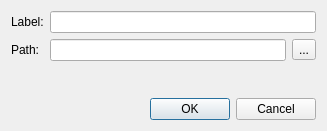
<?xml version="1.0" encoding="UTF-8"?>
<ui version="4.0">
 <class>Dialog</class>
 <widget class="QDialog" name="Dialog">
  <property name="geometry">
   <rect>
    <x>0</x>
    <y>0</y>
    <width>327</width>
    <height>131</height>
   </rect>
  </property>
  <property name="windowTitle">
   <string>Add source</string>
  </property>
  <layout class="QVBoxLayout" name="verticalLayout">
   <item>
    <layout class="QFormLayout" name="formLayout">
     <property name="fieldGrowthPolicy">
      <enum>QFormLayout::ExpandingFieldsGrow</enum>
     </property>
     <item row="0" column="0">
      <widget class="QLabel" name="label">
       <property name="text">
        <string>Label:</string>
       </property>
      </widget>
     </item>
     <item row="0" column="1">
      <widget class="QLineEdit" name="edit_label">
       <property name="sizePolicy">
        <sizepolicy hsizetype="Expanding" vsizetype="Fixed">
         <horstretch>0</horstretch>
         <verstretch>0</verstretch>
        </sizepolicy>
       </property>
       <property name="toolTip">
        <string>Give a meaningfull name to this source so that you can recognize it.</string>
       </property>
      </widget>
     </item>
     <item row="1" column="0">
      <widget class="QLabel" name="label_2">
       <property name="text">
        <string>Path:</string>
       </property>
      </widget>
     </item>
     <item row="1" column="1">
      <layout class="QHBoxLayout" name="horizontalLayout">
       <property name="leftMargin">
        <number>0</number>
       </property>
       <item>
        <widget class="PathLineEdit" name="edit_url">
         <property name="toolTip">
          <string>&lt;html&gt;&lt;head/&gt;&lt;body&gt;&lt;p&gt;URL of the template repository. &lt;/p&gt;&lt;p&gt;&lt;br/&gt;&lt;/p&gt;&lt;p&gt;Boss supports both local and remote (git) template repositories.&lt;/p&gt;&lt;/body&gt;&lt;/html&gt;</string>
         </property>
        </widget>
       </item>
       <item>
        <widget class="QToolButton" name="toolButton">
         <property name="text">
          <string>...</string>
         </property>
        </widget>
       </item>
      </layout>
     </item>
    </layout>
   </item>
   <item>
    <widget class="QDialogButtonBox" name="buttonBox">
     <property name="orientation">
      <enum>Qt::Horizontal</enum>
     </property>
     <property name="standardButtons">
      <set>QDialogButtonBox::Cancel|QDialogButtonBox::Ok</set>
     </property>
    </widget>
   </item>
  </layout>
 </widget>
 <customwidgets>
  <customwidget>
   <class>PathLineEdit</class>
   <extends>QLineEdit</extends>
   <header>hackedit.api.widgets</header>
  </customwidget>
 </customwidgets>
 <resources/>
 <connections>
  <connection>
   <sender>buttonBox</sender>
   <signal>accepted()</signal>
   <receiver>Dialog</receiver>
   <slot>accept()</slot>
   <hints>
    <hint type="sourcelabel">
     <x>248</x>
     <y>254</y>
    </hint>
    <hint type="destinationlabel">
     <x>157</x>
     <y>274</y>
    </hint>
   </hints>
  </connection>
  <connection>
   <sender>buttonBox</sender>
   <signal>rejected()</signal>
   <receiver>Dialog</receiver>
   <slot>reject()</slot>
   <hints>
    <hint type="sourcelabel">
     <x>316</x>
     <y>260</y>
    </hint>
    <hint type="destinationlabel">
     <x>286</x>
     <y>274</y>
    </hint>
   </hints>
  </connection>
 </connections>
</ui>
